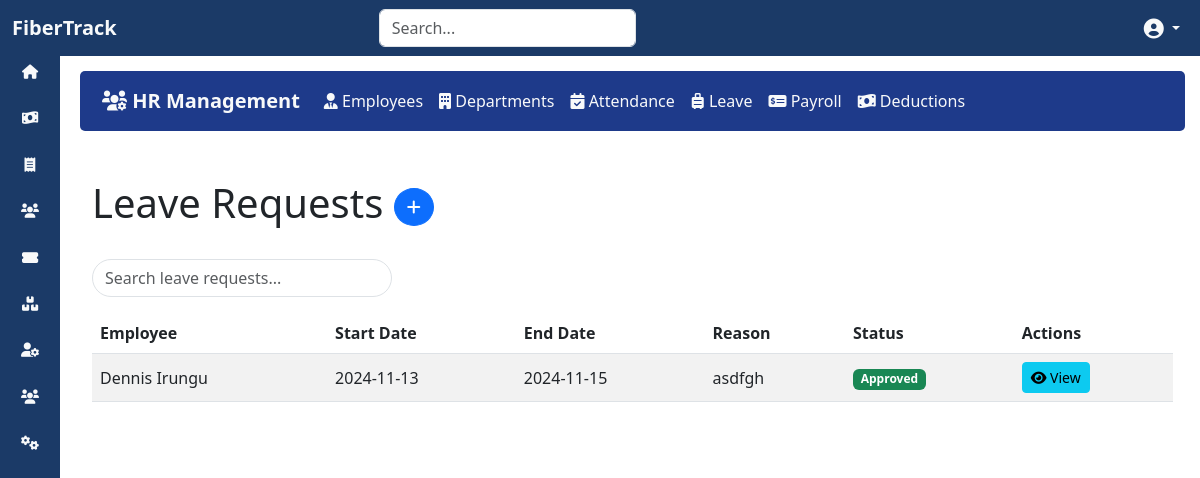
Screenshot of /hr/leaves/ (signed in) with the database file from the repository.
### hr/models.py (models this page shows, shortened)
class Leave(models.Model):
    employee = models.ForeignKey(Employee, on_delete=models.CASCADE)
    start_date = models.DateField()
    end_date = models.DateField()
    reason = models.TextField()
    approved = models.BooleanField(default=False)

class Employee(models.Model):
    employee_id = models.CharField(max_length=10, unique=True, editable=False)
    first_name = models.CharField(max_length=100)
    last_name = models.CharField(max_length=100)
    email = models.EmailField()
    phone = models.CharField(max_length=15)
    address = models.CharField(max_length=100)
    national_id = models.CharField(max_length=20, unique=True)
    emergency_contact_name = models.CharField(max_length=100, null=True, blank=True)
    emergency_contact_phone = models.CharField(max_length=15, null=True, blank=True)
    department = models.ForeignKey('Department', on_delete=models.SET_NULL, null=True, blank=True)
    job_title = models.CharField(max_length=100, null=True, blank=True)
    hire_date = models.DateField()
    salary = models.DecimalField(max_digits=10, decimal_places=2)
    is_active = models.BooleanField(default=True)
    bank = models.CharField(max_length=100, null=True, blank=True)
    branch = models.CharField(max_length=100, null=True, blank=True)
    account_number = models.CharField(max_length=50, null=True, blank=True)
    profile_photo = models.ImageField(upload_to='employee_photos/', null=True, blank=True)
    id_scan_front = models.ImageField(upload_to='id_scans/', null=True, blank=True)
    id_scan_back = models.ImageField(upload_to='id_scans/', null=True, blank=True)
    additional_documents = models.FileField(upload_to='employee_documents/', null=True, blank=True)
    def __str__(self):
        return f"{self.first_name} {self.last_name}"

### hr/views.py (the view)
# urls.py: path('leaves/', views.leave_list, name='leave_list'),
@login_required(login_url='/auth/login/')
def leave_list(request):
    leaves = Leave.objects.all().order_by('-start_date')
    if request.method == 'POST':
        form = LeaveForm(request.POST)
        if form.is_valid():
            form.save()
            messages.success(request, 'Leave request added successfully.')
            return redirect('leave_list')
    else:
        form = LeaveForm()
    context = {
        'leaves': leaves,
        'form': form
    }
    return render(request, 'hr/leave_list.html', context)

### hr/forms.py
class LeaveForm(forms.ModelForm):
    class Meta:
        model = Leave
        fields = ['employee', 'start_date', 'end_date', 'reason']
        widgets = {
            'employee': forms.Select(attrs={'class': 'form-control rounded-pill'}),
            'start_date': forms.DateInput(attrs={'class': 'form-control rounded-pill', 'type': 'date'}),
            'end_date': forms.DateInput(attrs={'class': 'form-control rounded-pill', 'type': 'date'}),
            'reason': forms.Textarea(attrs={'class': 'form-control rounded', 'rows': 3}),
        }

### hr/templates/hr/leave_list.html (shortened to what this page needs)
{% extends 'base.html' %}
{% block content %}
    {% include 'hr/hr_navbar.html' %}
    <div class="container mt-5">
        <div class="d-flex justify-content-between align-items-center mb-4">
            <h1 class="text-darkblue">
                Leave Requests
                <button class="btn btn-primary rounded-circle" data-bs-toggle="modal" data-bs-target="#addLeaveModal">
                    <i class="fas fa-plus"></i>
                </button>
            </h1>
        </div>
        <input type="text" id="searchBar" onkeyup="liveSearch()" placeholder="Search leave requests..." class="form-control mb-3 rounded-pill" style="max-width: 300px;">
        <div class="table-responsive">
            <table class="table table-hover table-striped align-middle" id="leaveTable">
                <thead class="bg-darkblue text-white">
                    <tr>
                        <th onclick="sortTable(0)">Employee </th>
                        <th onclick="sortTable(1)">Start Date </th>
                        <th onclick="sortTable(2)">End Date </th>
                        <th onclick="sortTable(3)">Reason </th>
                        <th>Status</th>
                        <th>Actions</th>
                    </tr>
                </thead>
                <tbody>
                    {% for leave in leaves %}
                    <tr>
                        <td>{{ leave.employee.first_name }} {{ leave.employee.last_name }}</td>
                        <td>{{ leave.start_date|date:"Y-m-d" }}</td>
                        <td>{{ leave.end_date|date:"Y-m-d" }}</td>
                        <td>{{ leave.reason }}</td>
                        <td>
                            {% if leave.approved %}
                                <span class="badge bg-success">Approved</span>
                            {% else %}
                                <span class="badge bg-warning text-dark">Pending</span>
                            {% endif %}
                        </td>
                        <td>
                            <a href="{% url 'leave_detail' leave.id %}" class="btn btn-info btn-sm">
                                <i class="fas fa-eye"></i> View
                            </a>
                        </td>
                    </tr>
                    {% endfor %}
                </tbody>
            </table>
        </div>
    </div>
{% endblock %}

### static/css/style.css (style rules this page uses)
:root { --dark-blue: #1b3a67; --dark-red: #8b0000; --light-gray: #f8f9fa; }
body { background-color: var(--light-gray); }
button { border-radius: 5px; transition: all 0.3s ease; }

### rows the page displays
Leave: employee.first_name "Dennis", employee.last_name "Irungu", start_date "2024-11-13", end_date "2024-11-15", reason "asdfgh", approved "Approved"
